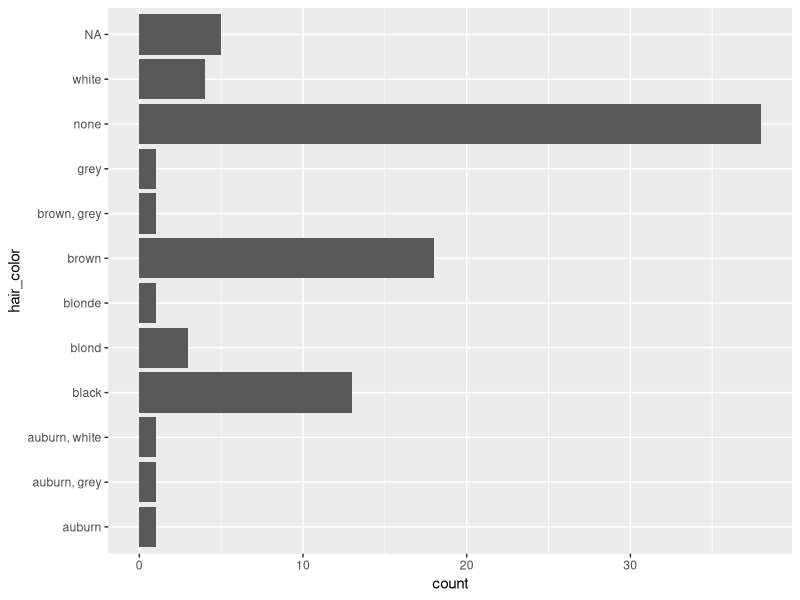
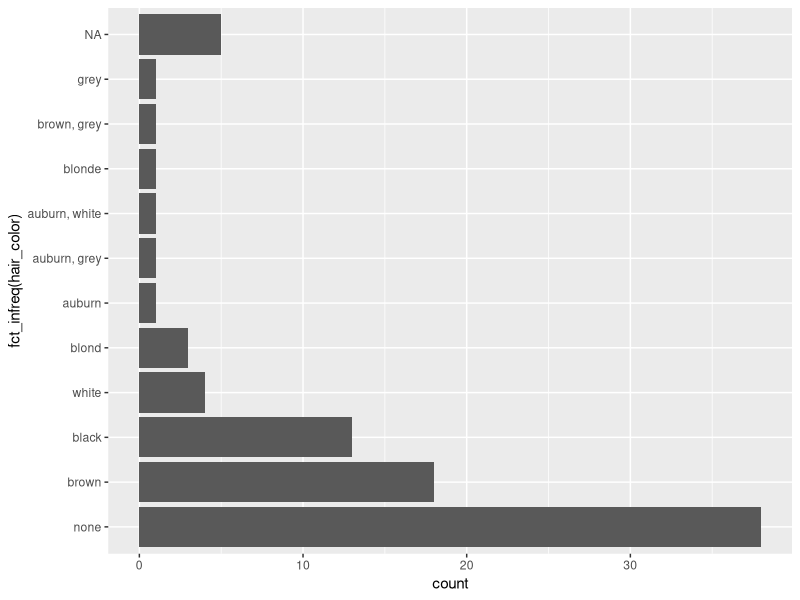
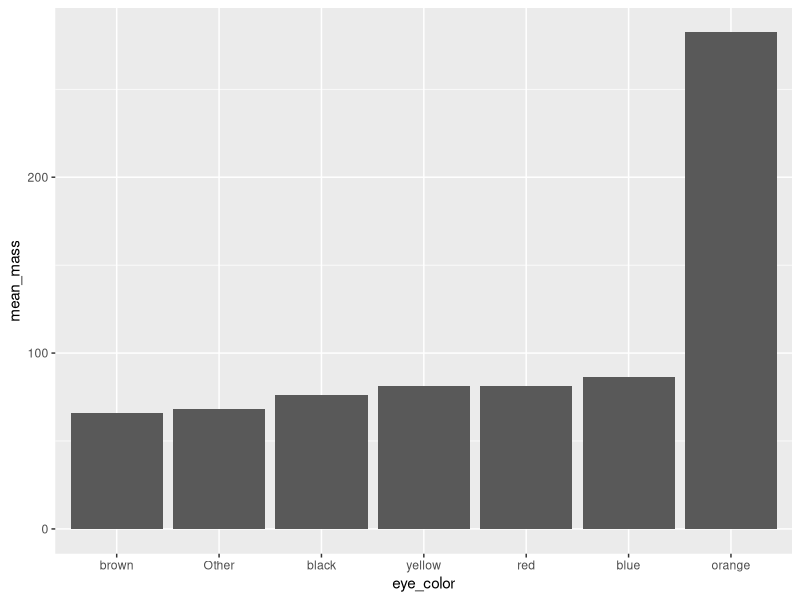

The R source for these figures, in order:
## ---- chunk 1
knitr::opts_chunk$set(
  collapse = TRUE,
  comment = "#>"
)
## ---- chunk 2
library(tidyverse)
## ---- chunk 3
ggplot(starwars, aes(x = hair_color)) + 
  geom_bar() + 
  coord_flip()
## ---- chunk 4
ggplot(starwars, aes(x = fct_infreq(hair_color))) + 
  geom_bar() + 
  coord_flip()
## ---- chunk 5
starwars %>%
  count(skin_color, sort = TRUE)
## ---- chunk 6
starwars %>%
  mutate(skin_color = fct_lump(skin_color, n = 5)) %>%
  count(skin_color, sort = TRUE)
## ---- chunk 7
starwars %>%
  mutate(skin_color = fct_lump(skin_color, prop = .1)) %>%
  count(skin_color, sort = TRUE)
## ---- chunk 8
starwars %>%
  mutate(skin_color = fct_lump(skin_color, prop = .1, other_level = "extra")) %>%
  count(skin_color, sort = TRUE)
## ---- chunk 9
avg_mass_eye_color <- starwars %>%
  mutate(eye_color = fct_lump(eye_color, n = 6)) %>%
  group_by(eye_color) %>%
  summarise(mean_mass = mean(mass, na.rm = TRUE))

avg_mass_eye_color
## ---- chunk 10
avg_mass_eye_color %>%
  mutate(eye_color = fct_reorder(eye_color, mean_mass)) %>%
  ggplot(aes(x = eye_color, y = mean_mass)) + 
  geom_col()
## ---- chunk 11
gss_cat %>%
  count(rincome)
## ---- chunk 12
levels(gss_cat$rincome)
## ---- chunk 13
reshuffled_income <- gss_cat$rincome %>%
  fct_shuffle()

levels(reshuffled_income)
## ---- chunk 14
fct_relevel(reshuffled_income, c("Lt $1000", "$1000 to 2999")) %>%
  levels()
## ---- chunk 15
fct_relevel(reshuffled_income, c("Lt $1000", "$1000 to 2999"), after = 1) %>%
  levels()
